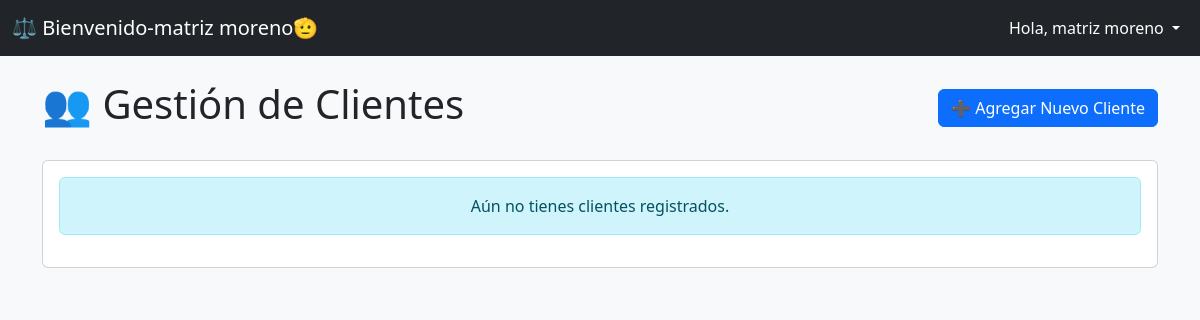
Page /clientes/ (signed in) on the earlier database version.
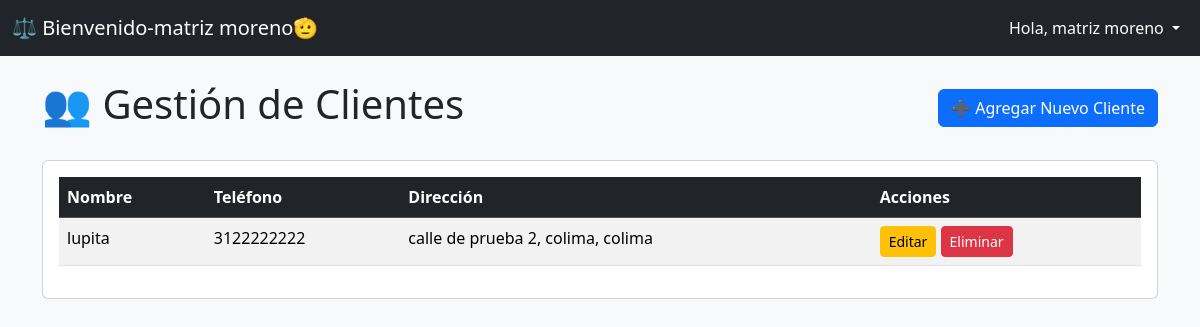
Same page on the later database version.
### inventario/models.py (models this page shows, shortened)
class Cliente(models.Model):
    empresa = models.ForeignKey(Empresa, on_delete=models.CASCADE) # <-- NUEVO: El cliente pertenece a una empresa
    nombre = models.CharField(max_length=100)
    telefono = models.CharField(max_length=20) # Ya no necesita ser 'unique' globalmente
    direccion = models.TextField(blank=True, null=True)

### inventario/views.py (the view)
# urls.py: path('clientes/', views.gestion_clientes, name='gestion-clientes'),
@login_required
def gestion_clientes(request):
    empresa_del_usuario = request.user.profile.empresa
    clientes = Cliente.objects.filter(empresa=empresa_del_usuario).order_by('nombre')
    contexto = {'clientes': clientes}
    return render(request, 'inventario/gestion_clientes.html', contexto)

### inventario/templates/inventario/gestion_clientes.html (shortened to what this page needs)
{% extends "inventario/base.html" %}
{% block content %}
<div class="d-flex justify-content-between align-items-center mb-4">
    <h1>👥 Gestión de Clientes</h1>
    <a href="{% url 'agregar-cliente' %}" class="btn btn-primary">➕ Agregar Nuevo Cliente</a>
</div>
<div class="card card-body">
    {% if clientes %}
        <div class="table-responsive">
            <table class="table table-striped table-hover">
                <thead class="table-dark">
                    <tr>
                        <th>Nombre</th>
                        <th>Teléfono</th>
                        <th>Dirección</th>
                        <th>Acciones</th>
                    </tr>
                </thead>
                <tbody>
                    {% for cliente in clientes %}
                    <tr>
                        <td>{{ cliente.nombre }}</td>
                        <td>{{ cliente.telefono }}</td>
                        <td>{{ cliente.direccion|default:"No especificada" }}</td>
                        <td>
                            <a href="{% url 'editar-cliente' cliente.id %}" class="btn btn-warning btn-sm">Editar</a>
                            <a href="{% url 'eliminar-cliente' cliente.id %}" class="btn btn-danger btn-sm">Eliminar</a>
                        </td>
                    </tr>
                    {% endfor %}
                </tbody>
            </table>
        </div>
    {% else %}
        <div class="alert alert-info text-center">
            Aún no tienes clientes registrados.
        </div>
    {% endif %}
</div>
{% endblock %}

Differences in the rows shown:
added Cliente: nombre "lupita", telefono "3122222222", direccion "calle de prueba 2, colima, colima"
Other differences:
text no longer shown: "Aún no tienes clientes registrados."
text now shown: "Nombre Teléfono Dirección Acciones"
